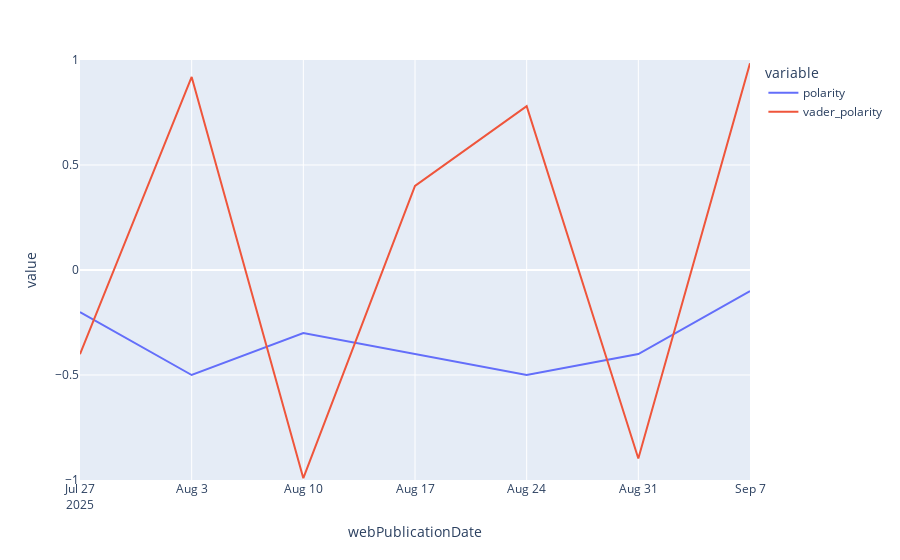

This figure's notebook cell:
### Code cell
time_grouper = pd.Grouper(key='webPublicationDate', freq='W')
count_over_time = sentiment_data[['webPublicationDate','polarity','vader_polarity']].groupby(time_grouper).median().reset_index()
import plotly.express as px

px.line(data_frame=count_over_time,x='webPublicationDate', y=['polarity','vader_polarity'], range_y=(-1.0,1.0))

### Figure 1 — Plotly figure (JSON) as saved in the notebook; plotly's stock layout.template omitted (floating-point values rounded to 4 significant figures)
{"data": [{"hovertemplate": "variable=polarity<br>webPublicationDate=%{x}<br>value=%{y}<extra></extra>", "legendgroup": "polarity", "line": {"color": "#636efa", "dash": "solid"}, "marker": {"symbol": "circle"}, "mode": "lines", "name": "polarity", "orientation": "v", "showlegend": true, "type": "scatter", "x": ["2025-07-27T00:00:00.000000000", "2025-08-03T00:00:00.000000000", "2025-08-10T00:00:00.000000000", "2025-08-17T00:00:00.000000000", "2025-08-24T00:00:00.000000000", "2025-08-31T00:00:00.000000000", "2025-09-07T00:00:00.000000000"], "xaxis": "x", "y": [-0.2, -0.5, -0.3, -0.4, -0.5, -0.4, -0.1], "yaxis": "y"}, {"hovertemplate": "variable=vader_polarity<br>webPublicationDate=%{x}<br>value=%{y}<extra></extra>", "legendgroup": "vader_polarity", "line": {"color": "#EF553B", "dash": "solid"}, "marker": {"symbol": "circle"}, "mode": "lines", "name": "vader_polarity", "orientation": "v", "showlegend": true, "type": "scatter", "x": ["2025-07-27T00:00:00.000000000", "2025-08-03T00:00:00.000000000", "2025-08-10T00:00:00.000000000", "2025-08-17T00:00:00.000000000", "2025-08-24T00:00:00.000000000", "2025-08-31T00:00:00.000000000", "2025-09-07T00:00:00.000000000"], "xaxis": "x", "y": [-0.4009, 0.9195, -0.9914, 0.4001, 0.7804, -0.8974, 0.9847], "yaxis": "y"}], "layout": {"legend": {"title": {"text": "variable"}, "tracegroupgap": 0}, "margin": {"t": 60}, "xaxis": {"anchor": "y", "domain": [0, 1], "title": {"text": "webPublicationDate"}}, "yaxis": {"anchor": "x", "domain": [0, 1], "range": [-1, 1], "title": {"text": "value"}}}}
